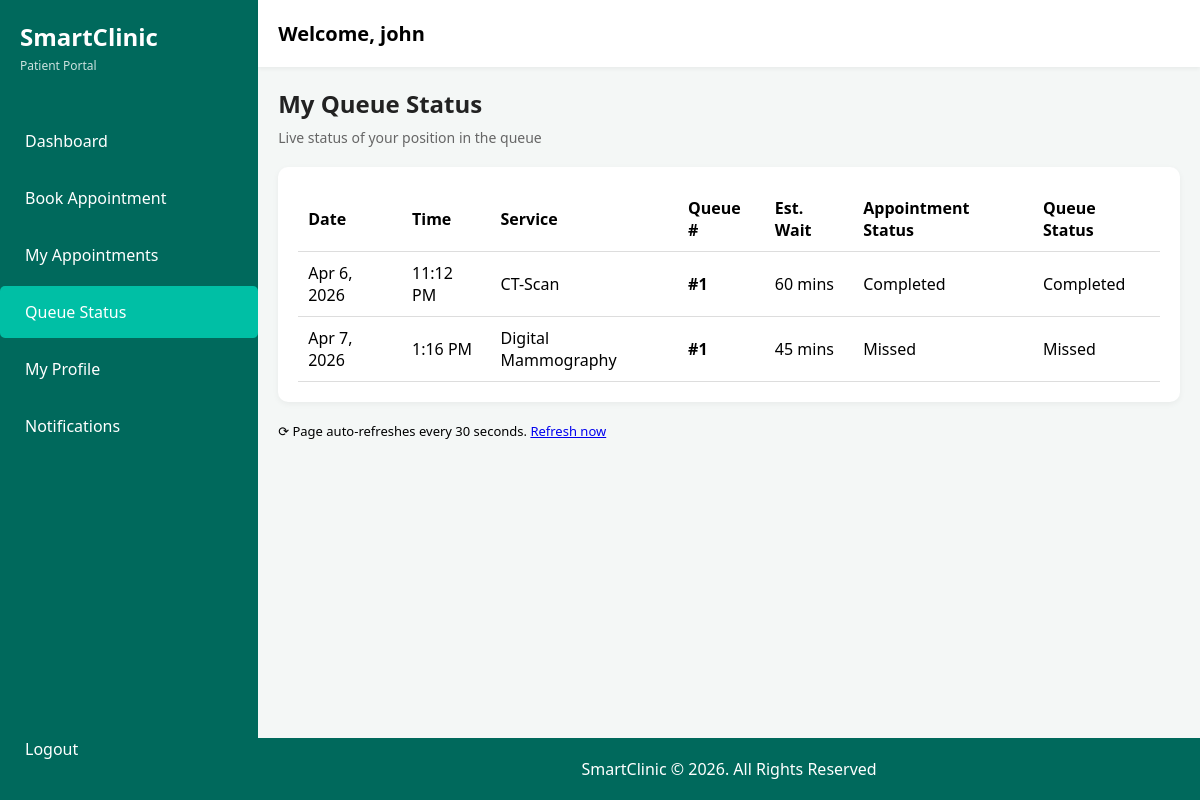
The app's page /patients/queue_status.php (signed in), older data.
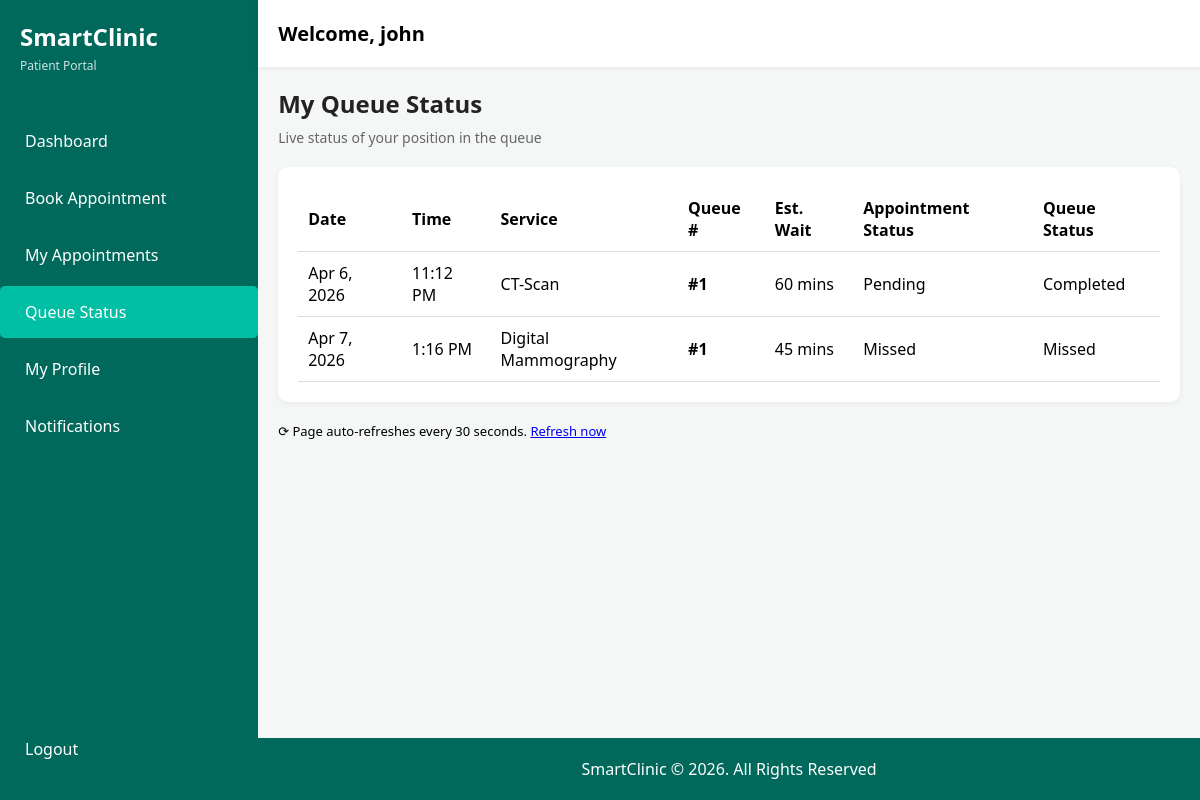
The same page, newer data.
### tables this page shows
CREATE TABLE `queue` (
  `queue_id` int(11) UNSIGNED NOT NULL COMMENT 'PK for queue',
  `appointment_id` int(11) UNSIGNED NOT NULL COMMENT 'FK appointments',
  `queue_number` int(11) UNSIGNED NOT NULL COMMENT 'Patient position in queue',
  `status` enum('pending','ongoing','completed','missed','cancelled') NOT NULL DEFAULT 'pending' COMMENT 'Current queue status',
  `estimated_wait` int(11) UNSIGNED NOT NULL DEFAULT 0 COMMENT 'Estimated waiting time in minutes',
  `created_at` timestamp NOT NULL DEFAULT current_timestamp() COMMENT 'Queue record creation date'
);

CREATE TABLE `appointments` (
  `appointment_id` int(11) UNSIGNED NOT NULL COMMENT 'PK for appointments',
  `patient_id` int(11) UNSIGNED NOT NULL COMMENT 'FK users',
  `service_id` int(11) UNSIGNED NOT NULL COMMENT 'FK services',
  `appointment_date` date NOT NULL COMMENT 'Date of the appointment',
  `appointment_time` time NOT NULL COMMENT 'Time of the appointment',
  `status` enum('pending','confirmed','ongoing','completed','missed','cancelled') NOT NULL DEFAULT 'pending' COMMENT 'Current appointment status',
  `created_at` timestamp NOT NULL DEFAULT current_timestamp() COMMENT 'Creation date'
);

CREATE TABLE `services` (
  `service_id` int(11) UNSIGNED NOT NULL COMMENT 'PK for services',
  `service_name` varchar(100) NOT NULL COMMENT 'Name of the clinic service',
  `description` text DEFAULT NULL COMMENT 'Description of service',
  `estimated_duration` int(11) UNSIGNED NOT NULL DEFAULT 30 COMMENT 'Estimated duration in minutes'
);

### patients/queue_status.php (the view, shortened to what the changed rows need)
<?php
require_once '../config/database.php';
$patient_id = $_SESSION['user_id'];
$name_result = mysqli_query($conn, "SELECT first_name FROM users WHERE user_id = $patient_id");
$user = mysqli_fetch_assoc($name_result);
$query = "
    SELECT
        q.queue_id,
        q.status AS queue_status,
        q.estimated_wait,
        a.appointment_id,
        a.appointment_date,
        a.appointment_time,
        a.status AS appointment_status,
        s.service_name
    FROM queue q
    JOIN appointments a ON q.appointment_id = a.appointment_id
    JOIN services s ON a.service_id = s.service_id
    WHERE a.patient_id = $patient_id
    ORDER BY a.appointment_date ASC, a.appointment_time ASC, a.appointment_id ASC
";
$result = mysqli_query($conn, $query);
$queues = [];
while ($row = mysqli_fetch_assoc($result)) {
    $queues[] = $row;
}
?>
<!DOCTYPE html>
<html lang="en">
<head>
    <link rel="stylesheet" href="../assets/css/styles.css">
</head>
<body class="dashboard-page">
<div class="app-container">
    <aside class="sidebar">
        <div class="logo">
            <h1>SmartClinic</h1>
        </div>
    </aside>
    <main class="main-content">
        <header class="top-bar">
            <h2>Welcome, <?= htmlspecialchars($user['first_name'] ?? '') ?></h2>
        </header>
        <section class="dashboard">
            <?php if (empty($queues)): ?>
                <div class="no-data">
                    <p>You have no active queue entries. <a href="book_appointment.php">Book an appointment</a> to join the queue.</p>
                </div>
            <?php else: ?>
                <div class="table-responsive content-card">
                    <table class="styled-table">
                        <thead>
                            <tr>
                                <th>Date</th>
                                <th>Time</th>
                                <th>Service</th>
                                <th>Queue #</th>
                                <th>Est. Wait</th>
                                <th>Appointment Status</th>
                                <th>Queue Status</th>
                            </tr>
                        </thead>
                        <tbody>
                            <?php
                            $current_date = '';
                            $queue_pos = 0;
                            foreach ($queues as $q):
                                if ($current_date !== $q['appointment_date']) {
                                    $current_date = $q['appointment_date'];
                                    $queue_pos = 1;
                                } else {
                                    $queue_pos++;
                                }
                                $appt_badge = match($q['appointment_status']) {
                                    'pending'   => 'bg-warning',
                                    'confirmed' => 'bg-primary',
                                    'ongoing'   => 'bg-info',
                                    'completed' => 'bg-success',
                                    'cancelled' => 'bg-secondary',
                                    'missed'    => 'bg-danger',
                                    default     => 'bg-secondary'
                                };
                                $queue_badge = match($q['queue_status']) {
                                    'pending'   => 'bg-warning',
                                    'ongoing'   => 'bg-info',
                                    'completed' => 'bg-success',
                                    'cancelled' => 'bg-secondary',
                                    'missed'    => 'bg-danger',
                                    default     => 'bg-secondary'
                                };
                            ?>
                                <tr>
                                    <td><?= date('M j, Y', strtotime($q['appointment_date'])) ?></td>
                                    <td><?= date('g:i A', strtotime($q['appointment_time'])) ?></td>
                                    <td><?= htmlspecialchars($q['service_name']) ?></td>
                                    <td><strong>#<?= $queue_pos ?></strong></td>
                                    <td><?= $q['estimated_wait'] ?> mins</td>
                                    <td>
                                        <span class="badge <?= $appt_badge ?>">
                                            <?= ucfirst($q['appointment_status']) ?>
                                        </span>
                                    </td>
                                    <td>
                                        <span class="badge <?= $queue_badge ?>">
                                            <?= ucfirst($q['queue_status']) ?>
                                        </span>
                                    </td>
                                </tr>
                            <?php endforeach; ?>
                        </tbody>
                    </table>
                </div>
            <?php endif; ?>
        </section>
    </main>
</div>
</body>
</html>

Row changes from the older to the newer data that the page shows:
changed through a linked row, queue "Completed": appointment.status "Completed" → "Pending"
